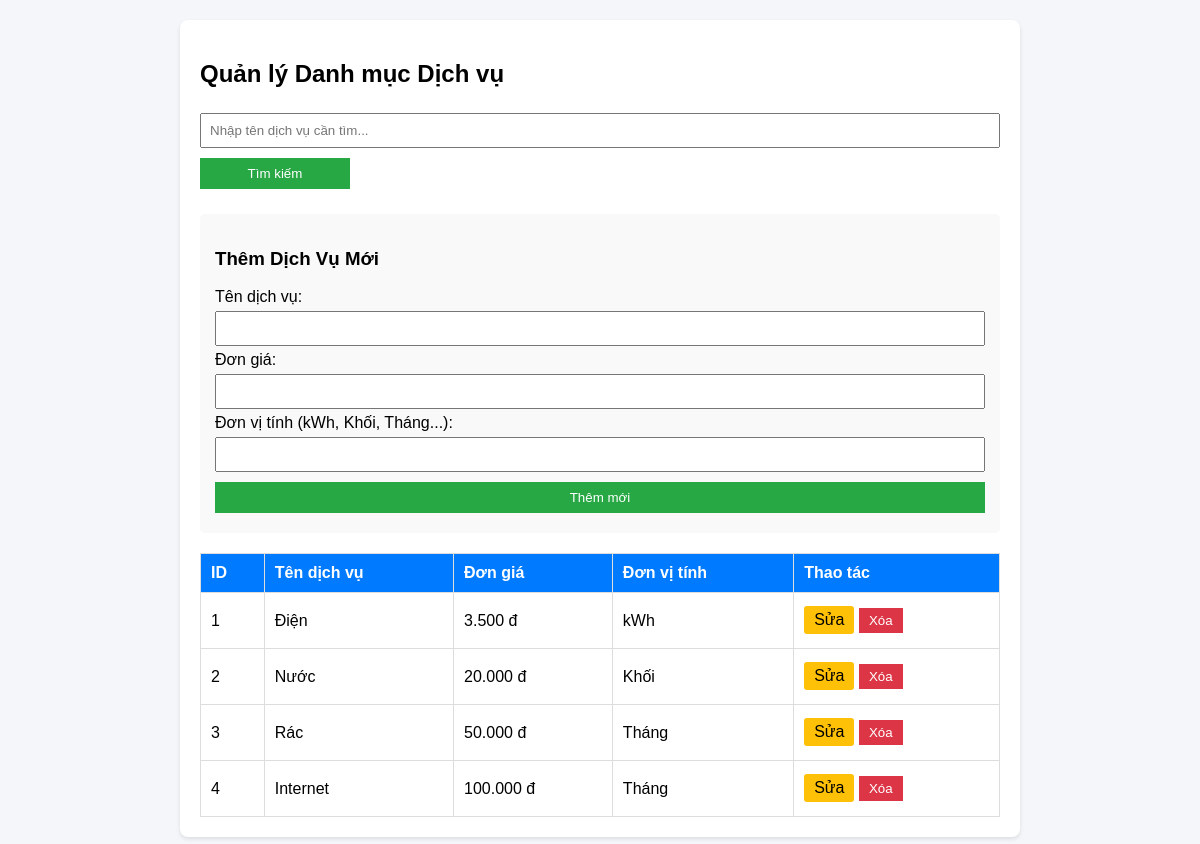
The page /CaNhan_MinhNguyet/services.php on the database its author committed.
### tables this page shows
CREATE TABLE `services` (
  `id` INT AUTO_INCREMENT PRIMARY KEY,
  `service_name` VARCHAR(100) NOT NULL,
  `unit_price` DECIMAL(10,2) NOT NULL,
  `unit` VARCHAR(50) NOT NULL,
  `created_at` TIMESTAMP DEFAULT CURRENT_TIMESTAMP
);

### CaNhan_MinhNguyet/services.php (the view, shortened to what this page needs)
<?php
require_once 'db.php';
$search = $_GET['search'] ?? '';
if (!empty($search)) {
    $stmt = $pdo->prepare("SELECT * FROM services WHERE service_name LIKE ?");
    $stmt->execute(["%$search%"]);
} else {
    $stmt = $pdo->query("SELECT * FROM services");
}
$services = $stmt->fetchAll();
$editData = null;
?>
<!DOCTYPE html>
<html lang="vi">
<head>
</head>
<body>
<div class="container">
    <h2>Quản lý Danh mục Dịch vụ</h2>
    <form method="GET" action="services.php" style="background: none; padding: 0;">
        <input type="text" name="search" placeholder="Nhập tên dịch vụ cần tìm..." value="<?php echo htmlspecialchars($search); ?>">
        <button type="submit" style="width: 150px;">Tìm kiếm</button>
    </form>
    <form method="POST" action="services.php">
        <h3><?php echo $editData ? 'Sửa Dịch Vụ' : 'Thêm Dịch Vụ Mới'; ?></h3>
        <label>Tên dịch vụ:</label>
        <input type="text" name="service_name" value="<?php echo htmlspecialchars($editData['service_name'] ?? ''); ?>" required>
        <label>Đơn giá:</label>
        <input type="number" step="0.01" name="unit_price" value="<?php echo htmlspecialchars($editData['unit_price'] ?? ''); ?>" required>
        <label>Đơn vị tính (kWh, Khối, Tháng...):</label>
        <input type="text" name="unit" value="<?php echo htmlspecialchars($editData['unit'] ?? ''); ?>" required>
        <button type="submit"><?php echo $editData ? 'Cập nhật' : 'Thêm mới'; ?></button>
    </form>
    <table>
        <tr>
            <th>ID</th>
            <th>Tên dịch vụ</th>
            <th>Đơn giá</th>
            <th>Đơn vị tính</th>
            <th>Thao tác</th>
        </tr>
        <?php if (count($services) > 0): ?>
            <?php foreach ($services as $row): ?>
            <tr>
                <td><?php echo $row['id']; ?></td>
                <td><?php echo htmlspecialchars($row['service_name']); ?></td>
                <td><?php echo number_format($row['unit_price'], 0, ',', '.'); ?> đ</td>
                <td><?php echo htmlspecialchars($row['unit']); ?></td>
                <td>
                    <a href="services.php?edit=<?php echo $row['id']; ?>" class="btn-edit">Sửa</a>
                    <form method="POST" action="services.php" style="display:inline; background:none; padding:0; margin:0;" onsubmit="return confirm('Bạn có chắc muốn xóa?');">
                        <button type="submit" class="btn-delete">Xóa</button>
                    </form>
                </td>
            </tr>
            <?php endforeach; ?>
        <?php else: ?>
            <tr><td colspan="5" style="text-align:center;">Không tìm thấy dịch vụ nào.</td></tr>
        <?php endif; ?>
    </table>
</div>
</body>
</html>

### CaNhan_MinhNguyet/services.php (style rules this page uses)
body { font-family: Arial, sans-serif; margin: 20px; background: #f4f6f9; }
.container { max-width: 800px; margin: auto; background: white; padding: 20px; border-radius: 8px; box-shadow: 0 2px 4px rgba(0,0,0,0.1); }
table { width: 100%; border-collapse: collapse; margin-top: 20px; }
th, td { border: 1px solid #ddd; padding: 10px; text-align: left; }
th { background-color: #007bff; color: white; }
form { margin-top: 20px; background: #f9f9f9; padding: 15px; border-radius: 5px; }
input, button { padding: 8px; margin: 5px 0; width: 100%; box-sizing: border-box; }
button { background: #28a745; color: white; border: none; cursor: pointer; }
.btn-delete { background: #dc3545; width: auto; padding: 5px 10px; }
.btn-edit { background: #ffc107; color: black; text-decoration: none; padding: 5px 10px; display: inline-block; border-radius: 3px; }

### rows shown on the page
services: id "1", service_name "Điện", unit_price "3.500", unit "kWh"
services: id "2", service_name "Nước", unit_price "20.000", unit "Khối"
services: id "3", service_name "Rác", unit_price "50.000", unit "Tháng"
services: id "4", service_name "Internet", unit_price "100.000", unit "Tháng"
